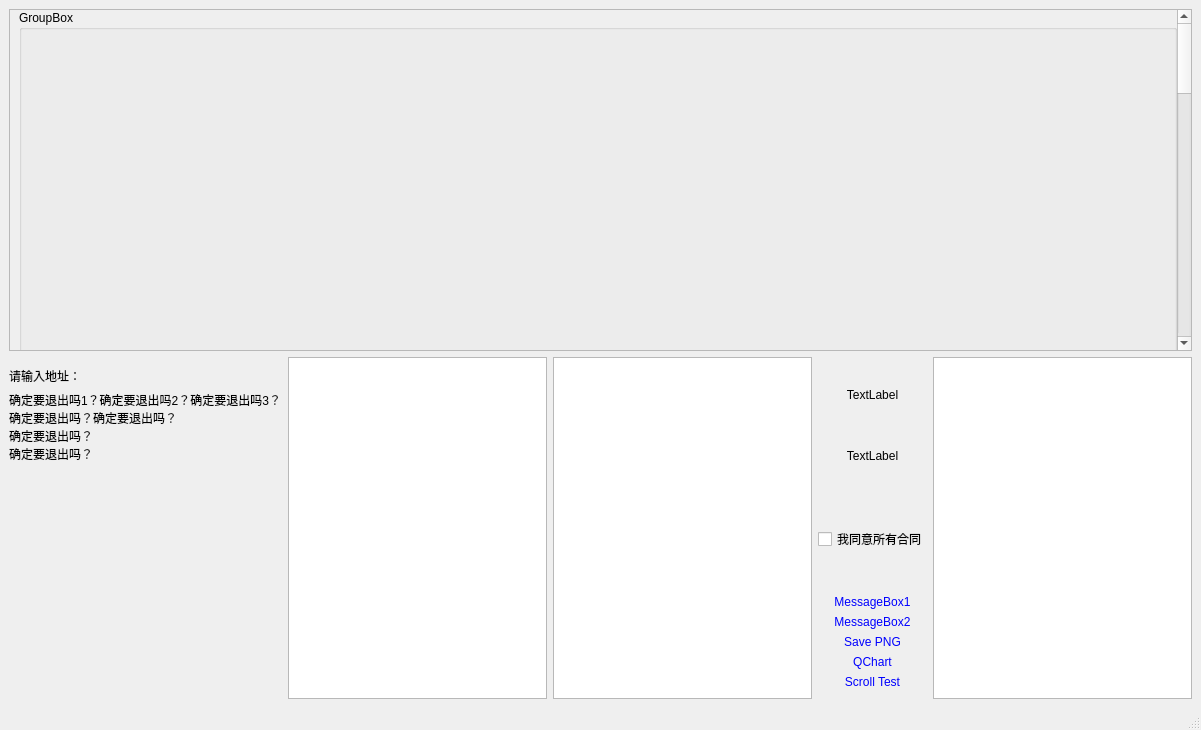
<?xml version="1.0" encoding="UTF-8"?>
<ui version="4.0">
 <class>MainWindow</class>
 <widget class="QMainWindow" name="MainWindow">
  <property name="geometry">
   <rect>
    <x>0</x>
    <y>0</y>
    <width>1201</width>
    <height>730</height>
   </rect>
  </property>
  <property name="windowTitle">
   <string>MainWindow</string>
  </property>
  <property name="styleSheet">
   <string notr="true">QPushButton{border:2px soild red;color:blue;}</string>
  </property>
  <widget class="QWidget" name="centralwidget">
   <layout class="QVBoxLayout" name="verticalLayout_4">
    <item>
     <widget class="QScrollArea" name="scrollArea">
      <property name="minimumSize">
       <size>
        <width>0</width>
        <height>200</height>
       </size>
      </property>
      <property name="widgetResizable">
       <bool>true</bool>
      </property>
      <widget class="QWidget" name="scrollAreaWidgetContents">
       <property name="geometry">
        <rect>
         <x>0</x>
         <y>0</y>
         <width>1164</width>
         <height>1527</height>
        </rect>
       </property>
       <layout class="QVBoxLayout" name="verticalLayout_2">
        <property name="topMargin">
         <number>0</number>
        </property>
        <property name="rightMargin">
         <number>0</number>
        </property>
        <property name="bottomMargin">
         <number>0</number>
        </property>
        <item>
         <widget class="QGroupBox" name="groupBox">
          <property name="minimumSize">
           <size>
            <width>0</width>
            <height>1500</height>
           </size>
          </property>
          <property name="title">
           <string>GroupBox</string>
          </property>
         </widget>
        </item>
        <item>
         <widget class="QComboBox" name="comboBox"/>
        </item>
       </layout>
      </widget>
     </widget>
    </item>
    <item>
     <layout class="QHBoxLayout" name="horizontalLayout">
      <item>
       <layout class="QVBoxLayout" name="verticalLayout_3">
        <property name="topMargin">
         <number>10</number>
        </property>
        <item>
         <widget class="QLabel" name="label">
          <property name="text">
           <string>请输入地址：</string>
          </property>
          <property name="wordWrap">
           <bool>true</bool>
          </property>
         </widget>
        </item>
        <item>
         <widget class="QLabel" name="label_2">
          <property name="text">
           <string>确定要退出吗1？确定要退出吗2？确定要退出吗3？确定要退出吗？确定要退出吗？
确定要退出吗？
确定要退出吗？</string>
          </property>
          <property name="wordWrap">
           <bool>true</bool>
          </property>
         </widget>
        </item>
        <item>
         <spacer name="verticalSpacer">
          <property name="orientation">
           <enum>Qt::Orientation::Vertical</enum>
          </property>
          <property name="sizeHint" stdset="0">
           <size>
            <width>20</width>
            <height>40</height>
           </size>
          </property>
         </spacer>
        </item>
       </layout>
      </item>
      <item>
       <widget class="QTextEdit" name="textEdit"/>
      </item>
      <item>
       <widget class="CustumGraphicsView" name="graphicsView"/>
      </item>
      <item>
       <layout class="QVBoxLayout" name="verticalLayout">
        <property name="topMargin">
         <number>10</number>
        </property>
        <property name="bottomMargin">
         <number>10</number>
        </property>
        <item>
         <widget class="QLabel" name="labelIcon1">
          <property name="text">
           <string>TextLabel</string>
          </property>
          <property name="alignment">
           <set>Qt::AlignmentFlag::AlignCenter</set>
          </property>
         </widget>
        </item>
        <item>
         <widget class="QLabel" name="labelIcon2">
          <property name="text">
           <string>TextLabel</string>
          </property>
          <property name="alignment">
           <set>Qt::AlignmentFlag::AlignCenter</set>
          </property>
         </widget>
        </item>
        <item>
         <widget class="QCheckBox" name="checkBox">
          <property name="minimumSize">
           <size>
            <width>0</width>
            <height>100</height>
           </size>
          </property>
          <property name="text">
           <string>我同意所有合同</string>
          </property>
         </widget>
        </item>
        <item>
         <widget class="QPushButton" name="pushButtonMsg1">
          <property name="text">
           <string>MessageBox1</string>
          </property>
         </widget>
        </item>
        <item>
         <widget class="QPushButton" name="pushButtonMsg2">
          <property name="text">
           <string>MessageBox2</string>
          </property>
         </widget>
        </item>
        <item>
         <widget class="QPushButton" name="pushButtonSavePng">
          <property name="text">
           <string>Save PNG</string>
          </property>
         </widget>
        </item>
        <item>
         <widget class="QPushButton" name="pushButton_2">
          <property name="text">
           <string>QChart</string>
          </property>
         </widget>
        </item>
        <item>
         <widget class="QPushButton" name="pushButton">
          <property name="text">
           <string>Scroll Test</string>
          </property>
         </widget>
        </item>
       </layout>
      </item>
      <item>
       <widget class="QTableView" name="tableView">
        <property name="font">
         <font>
          <pointsize>12</pointsize>
          <bold>false</bold>
         </font>
        </property>
        <attribute name="horizontalHeaderHighlightSections">
         <bool>false</bool>
        </attribute>
        <attribute name="verticalHeaderHighlightSections">
         <bool>false</bool>
        </attribute>
       </widget>
      </item>
     </layout>
    </item>
   </layout>
  </widget>
  <widget class="QMenuBar" name="menubar">
   <property name="geometry">
    <rect>
     <x>0</x>
     <y>0</y>
     <width>1201</width>
     <height>21</height>
    </rect>
   </property>
  </widget>
  <widget class="QStatusBar" name="statusbar"/>
 </widget>
 <customwidgets>
  <customwidget>
   <class>CustumGraphicsView</class>
   <extends>QGraphicsView</extends>
   <header>custumgraphicsview.h</header>
  </customwidget>
 </customwidgets>
 <resources/>
 <connections/>
</ui>
